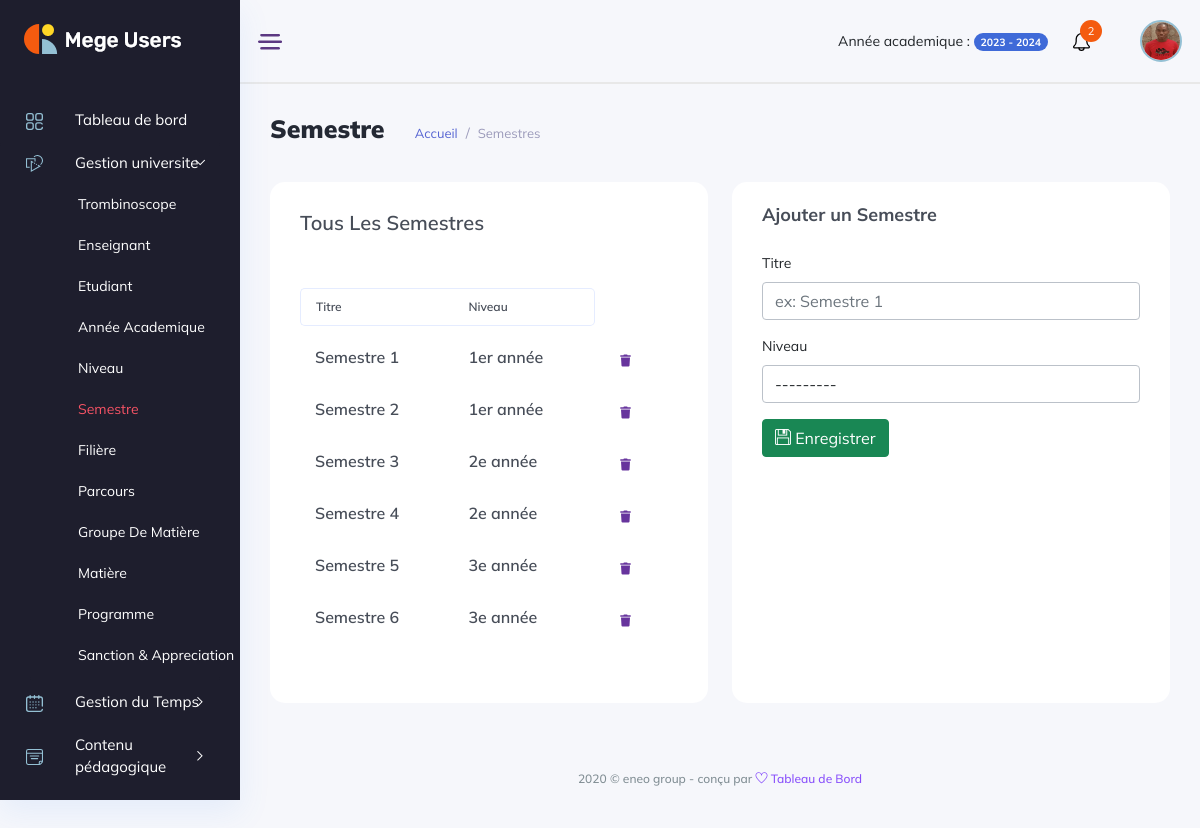
Page /gestion_universite/semestres/ (signed in) on the committed database.
### backend/models/gestion_ecole.py (models this page shows, shortened)
class Semester(models.Model):
    title = models.CharField(max_length=50)
    level = models.ForeignKey(Level, on_delete=models.SET_NULL, null=True, blank=True)
    created_at = models.DateTimeField(auto_now_add=True)
    updated_at = models.DateTimeField(auto_now=True)

class Level(models.Model):
    label = models.CharField(max_length=50)
    fees = models.IntegerField(default=1000)
    school = models.ForeignKey(Etablishment, on_delete=models.CASCADE, null=True)
    created_at = models.DateTimeField(auto_now_add=True)
    updated_at = models.DateTimeField(auto_now=True)
    def __str__(self):
        return f"Level: {self.label}"

### manager_dashboard/views/gestion_universite_view.py (the view, shortened to what this page needs)
class SemesterView(View):
    template = "manager_dashboard/gestion_universite/semestres.html"
    def dispatch(self,request, *args, **kwargs):
        if not request.user.is_authenticated:
            return redirect('backend:login')
        if request.user.is_manager or request.user.is_admin:
            return super().dispatch(request, *args, **kwargs)
        return redirect('backend:logout')
    def get(self, request, *args, **kwargs):
        form = SemesterForm(request.user)
        context = {'semesters':Semester.objects.filter(level__school=request.user.school), 'form':form}
        return render(request, template_name=self.template, context=context)

### backend/forms/gestion_ecole_forms.py
class SemesterForm(forms.ModelForm):
    def __init__(self, user, *args, **kwargs):
        super(SemesterForm, self).__init__(*args, **kwargs)
        self.fields['level'].queryset = Level.objects.filter(school=user.school)
    class Meta:
        model = Semester
        fields = ['title', 'level']
        widgets = {
            'title' : forms.TextInput(
                attrs={
                    'id': 'title',
                    'class': 'form-control',
                    'name': 'title',
                    'maxLength':'50',
                    'placeholder': 'ex: Semestre 1',
                    'required': True
                }
            ),
            'level': forms.Select(
                attrs={
                    'class': 'form-control',
                    'required': True,
                }
            ),
        }

### manager_dashboard/templates/manager_dashboard/gestion_universite/semestres.html (shortened to what this page needs)
{% extends '../base.html' %}
{% load static %}
{% block content %}
<div class="main_content_iner overly_inner ">
    <div class="container-fluid p-0 ">
        <div class="row">
            <div class="col-12">
                <div class="page_title_box d-flex flex-wrap align-items-center justify-content-between">
                    <div class="page_title_left d-flex align-items-center">
                        <h3 class="f_s_25 f_w_700 dark_text mr_30">Semestre</h3>
                        <ol class="breadcrumb page_bradcam mb-0">
                            <li class="breadcrumb-item"><a class='text-primary' href='{% url "manager_dashboard:index" %}'>Accueil</a></li>
                            <li class="breadcrumb-item"><a href="">Semestres</a></li>
                        </ol>
                    </div>
                </div>
            </div>
        </div>
        <div class="row">
            <div class="col-lg-6">
                <div class="white_card card_height_100 mb_30 pt-4">
                    <div class="white_card_body">
                        <div class="QA_section">
                            <div class="white_box_tittle list_header">
                                <h4>Tous Les Semestres </h4>
                            </div>
                            <div class="QA_table mb_30">
                                <table class="table lms_table_active ">
                                    <thead>
                                        <tr>
                                            <th scope="col">Titre</th>
                                            <th>Niveau</th>
                                        </tr>
                                    </thead>
                                    <tbody id="elementList">
                                        {% for semester in semesters %}
                                            <tr data-id="{{ semester.id }}">
                                                <td><h6> {{ semester.title }} <h6></td>
                                                <td><h6> {{ semester.level.label }} <h6></td>
                                                <td>
                                                    <div class="action_btns d-flex">
                                                        <a href="#" onclick='deleteSemester({{ semester.id }})' class="action_btn"> <i class="fas fa-trash"></i> </a>
                                                    </div>
                                                </td>
                                            </tr>
                                        {% endfor %}
                                    </tbody>
                                </table>
                            </div>
                        </div>
                    </div>
                </div>
            </div>
            <div class="col-6">
                <div class="white_card card_height_100 mb_30">
                    <div class="white_card_header">
                        <div class="box_header m-0">
                            <div class="main-title">
                                <h3 class="m-0">Ajouter un Semestre</h3>
                            </div>
                        </div>
                    </div>
                    <div class="white_card_body">
                        <form method="post">
                            <div class="mb-3">
                                <label class="form-label" for="libelle">Titre</label>
                                {{ form.title }}
                            </div>
                            <div class="mb-3">
                                <label class="form-label" for="level">Niveau</label>
                                {{ form.level }}
                            </div>
                            <button type="submit" class="btn btn-success"> <i class="ti-save"></i> Enregistrer</button>
                        </form>
                    </div>
                </div>
            </div>
        </div>
    </div>
</div>
{% endblock content %}

### rows in the picture
Semester: title "Semestre 1", level.label "1er année"
Semester: title "Semestre 2", level.label "1er année"
Semester: title "Semestre 3", level.label "2e année"
Semester: title "Semestre 4", level.label "2e année"
Semester: title "Semestre 5", level.label "3e année"
Semester: title "Semestre 6", level.label "3e année"
